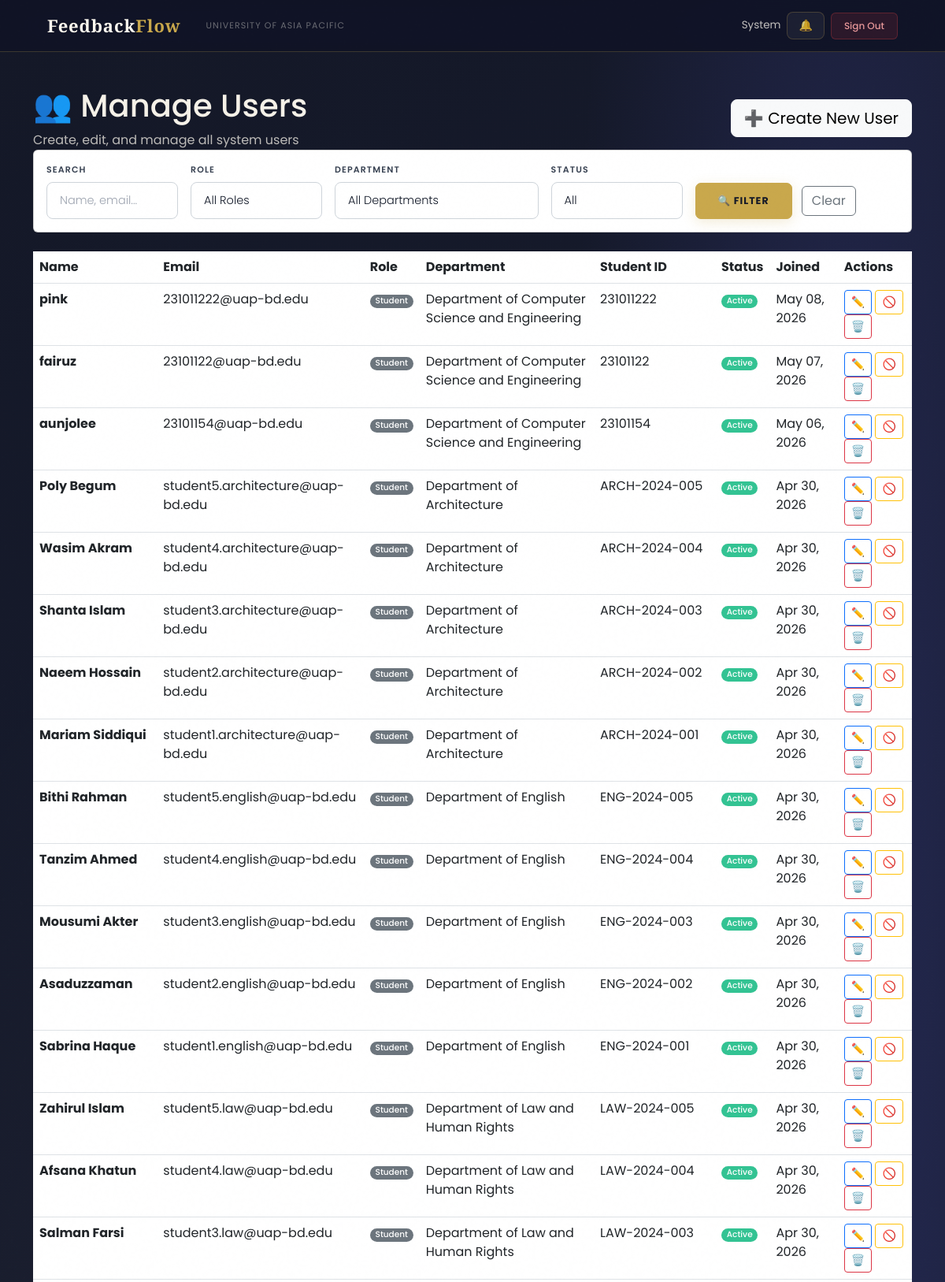
The page /dashboard/users/ (signed in, upper part) on the database its author committed.
### users/models.py (models this page shows, shortened)
class User(AbstractBaseUser, PermissionsMixin):
    ROLE_CHOICES = (
        ('Student', 'Student'),
        ('Faculty', 'Faculty'),
        ('HOD', 'Head of Department'),
        ('Staff', 'Staff'),
        ('Admin', 'Administrator'),
    )
    DEPARTMENT_CHOICES = (
        ('DBA', 'Department of Business Administration'),
        ('CSE', 'Department of Computer Science and Engineering'),
        ('CE', 'Department of Civil Engineering'),
        ('EEE', 'Department of Electrical and Electronic Engineering'),
        ('Pharmacy', 'Department of Pharmacy'),
        ('Law', 'Department of Law and Human Rights'),
        ('English', 'Department of English'),
        ('Architecture', 'Department of Architecture'),
    )
    email = models.EmailField(unique=True, max_length=255)
    full_name = models.CharField(max_length=150)
    role = models.CharField(max_length=20, choices=ROLE_CHOICES)
    department = models.CharField(max_length=100, choices=DEPARTMENT_CHOICES, null=True, blank=True)
    student_id = models.CharField(max_length=50, unique=True, null=True, blank=True)
    is_active = models.BooleanField(default=True)
    is_staff = models.BooleanField(default=False)
    created_at = models.DateTimeField(auto_now_add=True)
    updated_at = models.DateTimeField(auto_now=True)
    USERNAME_FIELD = 'email'
    REQUIRED_FIELDS = ['full_name']
    objects = UserManager()
    class Meta:
        verbose_name = 'User'
        verbose_name_plural = 'Users'
        ordering = ['-created_at']
    def get_short_name(self):
        return self.full_name.split()[0] if self.full_name else self.email

### users/views.py (the view)
# urls.py: path('dashboard/users/', views.admin_user_list, name='admin_user_list'),
@login_required
def admin_user_list(request):
    if request.user.role != 'Admin':
        return redirect('login')
    users = User.objects.all().order_by('-created_at')
    search = request.GET.get('search', '')
    role_filter = request.GET.get('role', '')
    dept_filter = request.GET.get('department', '')
    if search:
        users = users.filter(full_name__icontains=search) | users.filter(email__icontains=search)
    if role_filter:
        users = users.filter(role=role_filter)
    if dept_filter:
        users = users.filter(department=dept_filter)
    status_filter = request.GET.get('status', '')
    if status_filter == 'active':
        users = users.filter(is_active=True)
    elif status_filter == 'inactive':
        users = users.filter(is_active=False)
    context = {
        'users': users,
        'search': search,
        'role_filter': role_filter,
        'dept_filter': dept_filter,
        'status_filter': request.GET.get('status', ''),
        'roles': User.ROLE_CHOICES,
        'departments': User.DEPARTMENT_CHOICES,
        'role_choices': User.ROLE_CHOICES,
        'department_choices': User.DEPARTMENT_CHOICES,
    }
    return render(request, 'users/admin_user_list.html', context)

### users/context_processors.py (called while the page is built)
def notifications_count(request):
    if request.user.is_authenticated:
        from users.models import Notification
        count = Notification.objects.filter(
            recipient=request.user,
            is_read=False
        ).count()
        return {'unread_notifications_count': count}
    return {'unread_notifications_count': 0}

### users/templates/users/admin_user_list.html (shortened to what this page needs)
{% extends 'users/dashboard_base.html' %}
{% block content %}
<div class="container mt-4">
    <div class="dashboard-header">
        <div class="row align-items-center">
            <div class="col-md-8">
                <h1>👥 Manage Users</h1>
                <p class="mb-0 opacity-75">Create, edit, and manage all system users</p>
            </div>
            <div class="col-md-4 text-end">
                <a href="{% url 'admin_user_create' %}" class="btn btn-light btn-lg">
                    ➕ Create New User
                </a>
            </div>
        </div>
    </div>
    <div class="card info-card mb-4">
        <div class="card-body">
            <form method="get" class="row g-3 align-items-end">
                <div class="col-md-2">
                    <label class="form-label fw-semibold">Search</label>
                    <input type="text" name="q" class="form-control" placeholder="Name, email..." value="{{ search_query }}">
                </div>
                <div class="col-md-2">
                    <label class="form-label fw-semibold">Role</label>
                    <select name="role" class="form-select">
                        <option value="">All Roles</option>
                    </select>
                </div>
                <div class="col-md-3">
                    <label class="form-label fw-semibold">Department</label>
                    <select name="department" class="form-select">
                        <option value="">All Departments</option>
                    </select>
                </div>
                <div class="col-md-2">
                    <label class="form-label fw-semibold">Status</label>
                    <select name="status" class="form-select">
                        <option value="">All</option>
                    </select>
                </div>
                <div class="col-md-3">
                    <button type="submit" class="btn btn-primary me-2">🔍 Filter</button>
                    <a href="{% url 'admin_user_list' %}" class="btn btn-outline-secondary">Clear</a>
                </div>
            </form>
        </div>
    </div>
    <div class="modern-table">
        <table class="table table-hover mb-0">
            <thead>
            <tr>
                <th>Name</th>
                <th>Email</th>
                <th>Role</th>
                <th>Department</th>
                <th>Student ID</th>
                <th>Status</th>
                <th>Joined</th>
                <th>Actions</th>
            </tr>
            </thead>
            <tbody>
            {% for u in users %}
            <tr>
                <td><strong>{{ u.full_name }}</strong></td>
                <td>{{ u.email }}</td>
                <td><span class="badge bg-secondary">{{ u.role }}</span></td>
                <td>{{ u.get_department_display|default:"-" }}</td>
                <td>{{ u.student_id|default:"-" }}</td>
                <td>
                    {% if u.is_active %}
                    <span class="badge bg-success">Active</span>
                    {% else %}
                    <span class="badge bg-danger">Inactive</span>
                    {% endif %}
                </td>
                <td>{{ u.created_at|date:"M d, Y" }}</td>
                <td>
                    <a href="{% url 'admin_user_edit' u.id %}" class="btn btn-sm btn-outline-primary" title="Edit">✏️</a>
                    <a href="{% url 'admin_user_toggle_active' u.id %}" class="btn btn-sm btn-outline-warning" title="Toggle Active">
                        {% if u.is_active %}🚫{% else %}✅{% endif %}
                    </a>
                    <a href="{% url 'admin_user_delete' u.id %}" class="btn btn-sm btn-outline-danger" title="Delete">🗑️</a>
                </td>
            </tr>
            {% empty %}
            <tr>
                <td colspan="8" class="text-center text-muted py-4">No users found matching your filters.</td>
            </tr>
            {% endfor %}
            </tbody>
        </table>
    </div>
</div>
{% endblock %}

### users/templates/users/base.html (shortened to what this page needs)
<!DOCTYPE html>
<html lang="en">
<head>
    <link href="https://cdn.jsdelivr.net/npm/bootstrap@5.3.0/dist/css/bootstrap.min.css" rel="stylesheet">
</head>
<body>
<nav class="navbar navbar-expand-lg">
    <div class="container-fluid d-flex align-items-center gap-3">
        <a class="navbar-brand" href="/">Feedback<em>Flow</em></a>
        <span class="navbar-text d-none d-md-inline">University of Asia Pacific</span>
        {% if user.is_authenticated %}
        <div class="ms-auto d-flex align-items-center gap-2">
            <span class="nav-user-info d-none d-md-inline">{{ user.get_short_name }}</span>
            <a href="{% url 'notifications' %}" class="btn-bell">
                🔔
            </a>
            <a href="{% url 'logout' %}" class="btn-logout">Sign Out</a>
        </div>
        {% endif %}
    </div>
</nav>
<main>{% block content %}{% endblock %}</main>
</body>
</html>

### rows shown on the page
User: get_short_name "System"
User: full_name "pink", email "231011222@uap-bd.edu", role "Student", department "Department of Computer Science and Engineering", student_id "231011222", is_active "Active", created_at "May 08, 2026"
User: full_name "fairuz", email "23101122@uap-bd.edu", role "Student", department "Department of Computer Science and Engineering", student_id "23101122", is_active "Active", created_at "May 07, 2026"
User: full_name "aunjolee", email "23101154@uap-bd.edu", role "Student", department "Department of Computer Science and Engineering", student_id "23101154", is_active "Active", created_at "May 06, 2026"
User: full_name "Poly Begum", email "student5.architecture@uap-bd.edu", role "Student", department "Department of Architecture", student_id "ARCH-2024-005", is_active "Active", created_at "Apr 30, 2026"
User: full_name "Wasim Akram", email "student4.architecture@uap-bd.edu", role "Student", department "Department of Architecture", student_id "ARCH-2024-004", is_active "Active", created_at "Apr 30, 2026"
User: full_name "Shanta Islam", email "student3.architecture@uap-bd.edu", role "Student", department "Department of Architecture", student_id "ARCH-2024-003", is_active "Active", created_at "Apr 30, 2026"
User: full_name "Naeem Hossain", email "student2.architecture@uap-bd.edu", role "Student", department "Department of Architecture", student_id "ARCH-2024-002", is_active "Active", created_at "Apr 30, 2026"
User: full_name "Mariam Siddiqui", email "student1.architecture@uap-bd.edu", role "Student", department "Department of Architecture", student_id "ARCH-2024-001", is_active "Active", created_at "Apr 30, 2026"
User: full_name "Bithi Rahman", email "student5.english@uap-bd.edu", role "Student", department "Department of English", student_id "ENG-2024-005", is_active "Active", created_at "Apr 30, 2026"
User: full_name "Tanzim Ahmed", email "student4.english@uap-bd.edu", role "Student", department "Department of English", student_id "ENG-2024-004", is_active "Active", created_at "Apr 30, 2026"
User: full_name "Mousumi Akter", email "student3.english@uap-bd.edu", role "Student", department "Department of English", student_id "ENG-2024-003", is_active "Active", created_at "Apr 30, 2026"
User: full_name "Asaduzzaman", email "student2.english@uap-bd.edu", role "Student", department "Department of English", student_id "ENG-2024-002", is_active "Active", created_at "Apr 30, 2026"
User: full_name "Sabrina Haque", email "student1.english@uap-bd.edu", role "Student", department "Department of English", student_id "ENG-2024-001", is_active "Active", created_at "Apr 30, 2026"
User: full_name "Zahirul Islam", email "student5.law@uap-bd.edu", role "Student", department "Department of Law and Human Rights", student_id "LAW-2024-005", is_active "Active", created_at "Apr 30, 2026"
User: full_name "Afsana Khatun", email "student4.law@uap-bd.edu", role "Student", department "Department of Law and Human Rights", student_id "LAW-2024-004", is_active "Active", created_at "Apr 30, 2026"
User: full_name "Salman Farsi", email "student3.law@uap-bd.edu", role "Student", department "Department of Law and Human Rights", student_id "LAW-2024-003", is_active "Active", created_at "Apr 30, 2026"
